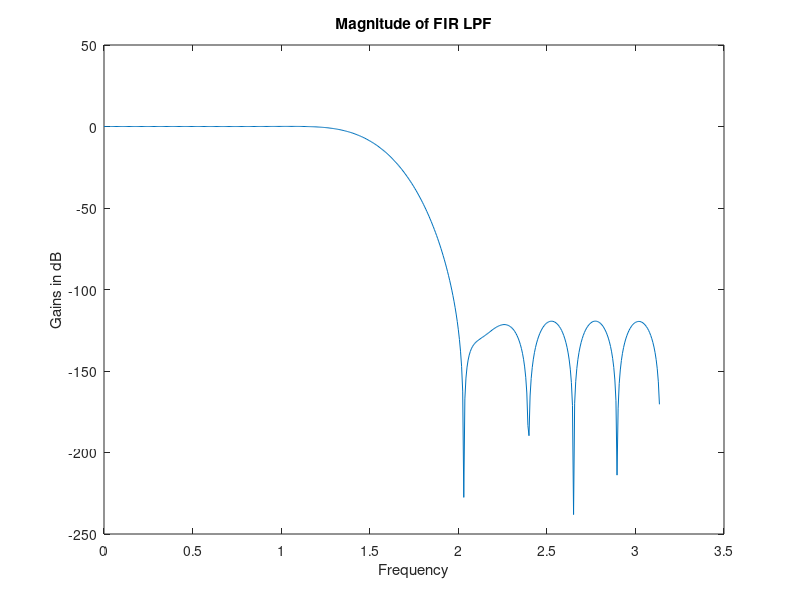

Here is the MATLAB script that generated this plot:
clc;
clear all;
close all;
n=25;
wc=0.5;

b=fir1(n,wc);
[h,w]=freqz(b,1);
m=20*log(abs(h));

plot(w,m);
xlabel('Frequency');
ylabel('Gains in dB');
title('Magnitude of FIR LPF');